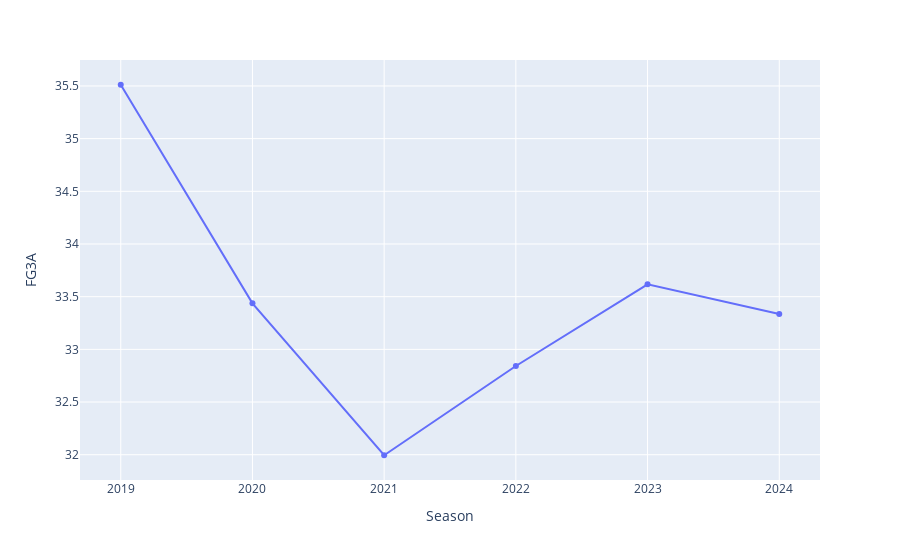

Write notebook code for a chart like this one.
### Markdown cell above
# Visuals

### Code cell
import plotly.express as px

fig = px.line(seasons_12_24, x='Season', y='FG3A', markers= True)
fig.show()

### Figure 1 — Plotly figure (JSON) as saved in the notebook; plotly's stock layout.template omitted (floating-point values rounded to 4 significant figures)
{"data": [{"hovertemplate": "Season=%{x}<br>FG3A=%{y}<extra></extra>", "legendgroup": "", "line": {"color": "#636efa", "dash": "solid"}, "marker": {"symbol": "circle"}, "mode": "markers+lines", "name": "", "orientation": "v", "showlegend": false, "type": "scatter", "x": [2019, 2020, 2021, 2022, 2023, 2024], "xaxis": "x", "y": [35.51, 33.44, 31.99, 32.84, 33.62, 33.34], "yaxis": "y"}], "layout": {"legend": {"tracegroupgap": 0}, "margin": {"t": 60}, "xaxis": {"anchor": "y", "domain": [0, 1], "title": {"text": "Season"}}, "yaxis": {"anchor": "x", "domain": [0, 1], "title": {"text": "FG3A"}}}}
